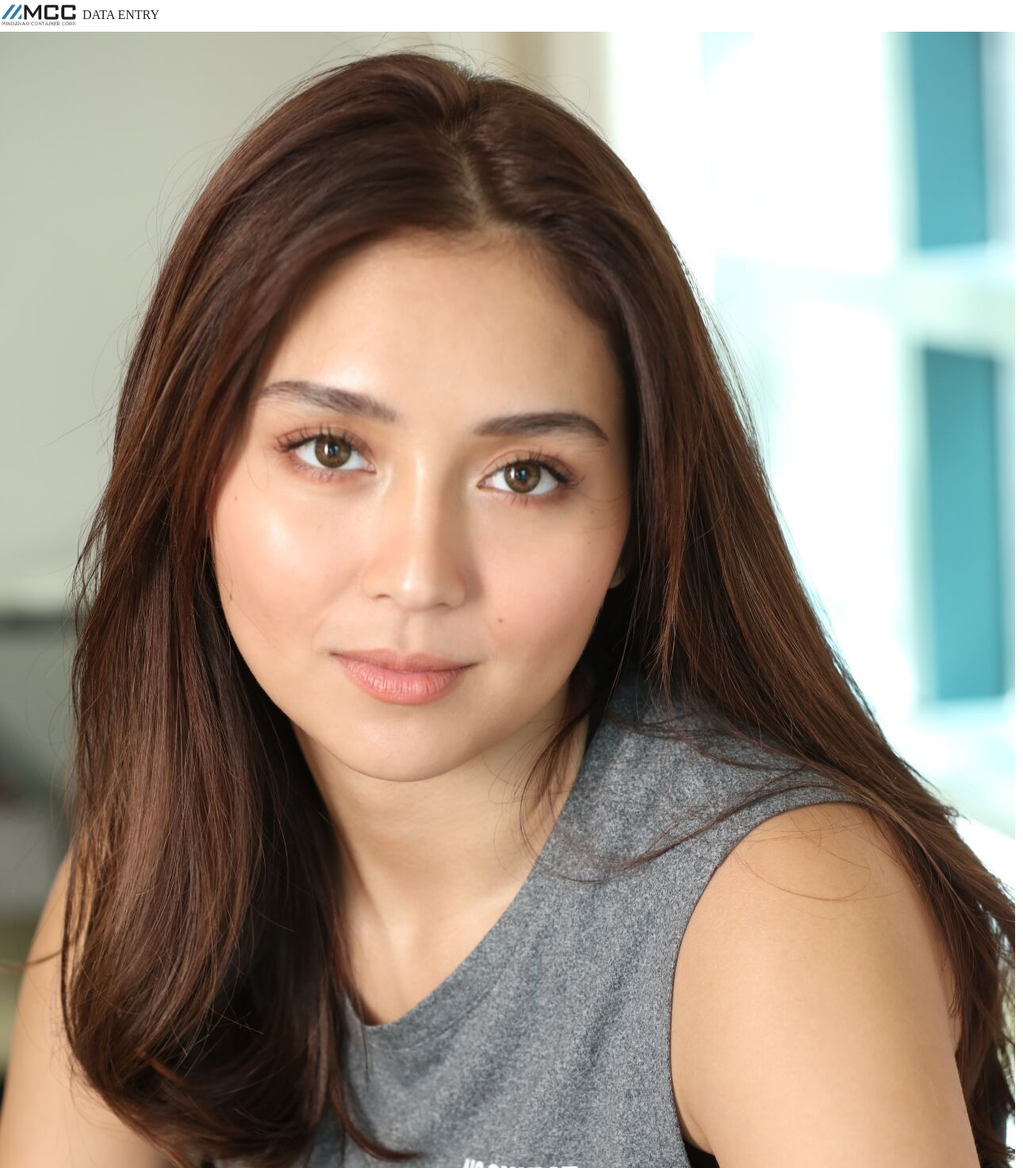
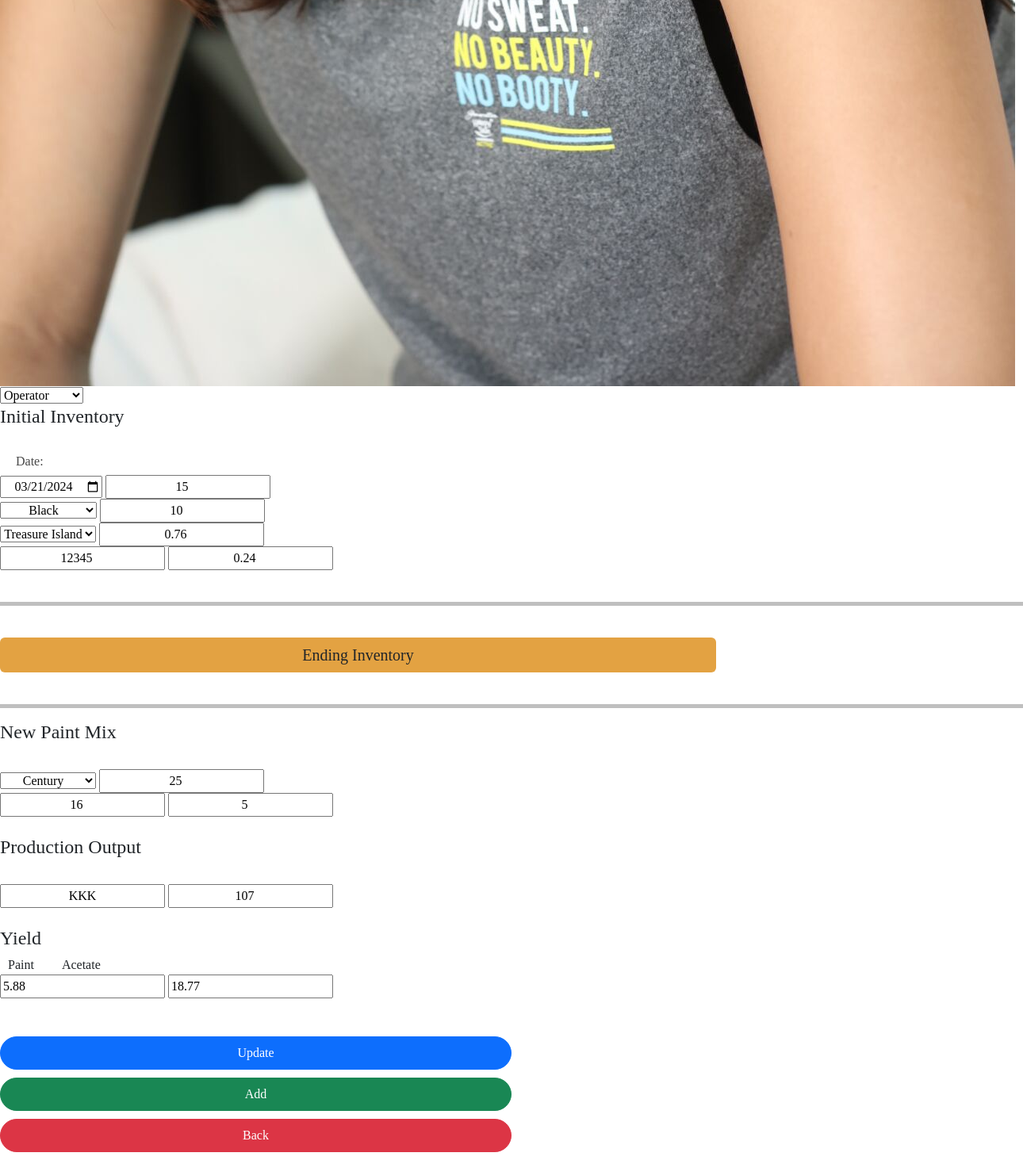
The page /mobileUpdate.php?entryID=20 (signed in) on the database its author committed (2 pictures, top to bottom).
### tables this page shows
CREATE TABLE `tbl_user` (
  `userID` int(100) NOT NULL,
  `Level` varchar(100) NOT NULL,
  `Name` varchar(100) NOT NULL,
  `Username` varchar(100) NOT NULL,
  `Contact` varchar(100) NOT NULL,
  `Address` varchar(100) NOT NULL,
  `Profile_image` varchar(100) NOT NULL,
  `Email` varchar(100) NOT NULL,
  `Password` varchar(100) NOT NULL
);

CREATE TABLE `tbl_entry` (
  `EntryID` int(100) NOT NULL,
  `userID` int(100) NOT NULL,
  `customerID` int(100) NOT NULL,
  `paintID` int(100) NOT NULL,
  `date` date NOT NULL,
  `batchNumber` int(100) NOT NULL,
  `diameter` int(100) NOT NULL,
  `height` int(100) NOT NULL,
  `Initialvolume` double NOT NULL,
  `initialPLiter` double NOT NULL,
  `initialALiter` double NOT NULL,
  `paintRatio` double NOT NULL,
  `acetateRatio` double NOT NULL,
  `NewacetateL` double NOT NULL,
  `NewpaintL` double NOT NULL,
  `sprayViscosity` int(100) NOT NULL,
  `quantity` int(100) NOT NULL,
  `Endingdiameter` int(100) NOT NULL,
  `Endingheight` int(100) NOT NULL,
  `Endingvolume` double NOT NULL,
  `endingPLiter` double NOT NULL,
  `endingALiter` double NOT NULL,
  `EndingpaintRatio` double NOT NULL,
  `EndingacetateRatio` double NOT NULL,
  `totalPLiter` double NOT NULL,
  `totalALiter` double NOT NULL,
  `paintYield` double NOT NULL,
  `acetateYield` double NOT NULL,
  `remarks` varchar(100) NOT NULL
);

CREATE TABLE `tbl_paint` (
  `paintID` int(100) NOT NULL,
  `supplierID` int(100) NOT NULL,
  `paint_color` varchar(100) NOT NULL
);

CREATE TABLE `tbl_supplier` (
  `supplierID` int(100) NOT NULL,
  `supplier_name` varchar(100) NOT NULL,
  `newSupplier_name` varchar(100) NOT NULL
);

CREATE TABLE `tbl_customer` (
  `customerID` int(100) NOT NULL,
  `userID` int(100) NOT NULL,
  `customer_name` varchar(100) NOT NULL
);

### mobileUpdate.php (the view, shortened to what this page needs)
<?php
include 'connect.php';
$id = 2;
$sql = "Select * from `tbl_user` where userID=$id";
$result = mysqli_query($con, $sql);
$row = mysqli_fetch_assoc($result);
$Username = $row['Username'];
$Profile_image = $row['Profile_image'];
$date = $paint_color = $supplier_name = $batchNumber = $diameter = $height = $paintRatio = $acetateRatio = $newSupplier_name =
    $NewacetateL = $NewpaintL = $sprayViscosity = $customer_name = $quantity = $Endingdiameter = $Endingheight =
    $EndingpaintRatio = $EndingacetateRatio = $paintYield = $acetateYield = $remarks = $supplierID = '';
?>
<?php
                if (isset ($_GET['entryID'])) {
                    $selectedDate = $_GET['entryID'];
                    $sql = "SELECT
                                paint.paint_color,
                                supplier.supplier_name, supplier.newSupplier_name,
                                customer.customer_name,
                                entry.*, user.Username
                            FROM tbl_entry AS entry
                            LEFT JOIN tbl_paint AS paint ON entry.paintID = paint.paintID
                            LEFT JOIN tbl_supplier AS supplier ON paint.supplierID = supplier.supplierID
                            LEFT JOIN tbl_customer AS customer ON entry.customerID = customer.customerID
                            LEFT JOIN tbl_user AS user ON entry.userID = user.userID
                            WHERE entry.EntryID = $selectedDate";
                    $result = mysqli_query($con, $sql);
                    if ($result) {
                        if (mysqli_num_rows($result) > 0) {
                        $row = mysqli_fetch_assoc($result);
                        $date = $row['date'];
                        $paint_color = $row['paint_color'];
                        $supplier_name = $row['supplier_name'];
                        $batchNumber = $row['batchNumber'];
                        $diameter = $row['diameter'];
                        $height = $row['height'];
                        $paintRatio = $row['paintRatio'];
                        $acetateRatio = $row['acetateRatio'];
                        $newSupplier_name = $row['newSupplier_name'];
                        $NewpaintL = $row['NewpaintL'];
                        $NewacetateL = $row['NewacetateL'];
                        $sprayViscosity = $row['sprayViscosity'];
                        $customer_name = $row['customer_name'];
                        $quantity = $row['quantity'];
                        $paintYield = $row['paintYield'];
                        $acetateYield = $row['acetateYield'];
                    } else {
                        echo "No data found for the selected entryID.";
                    }
                    } else {
                        echo "Error fetching data: " . mysqli_error($con);
                    }
                }
                ?>
<!DOCTYPE html>
<html lang="en">
<head>
    <link href="https://cdn.jsdelivr.net/npm/bootstrap@5.3.0-alpha3/dist/css/bootstrap.min.css" rel="stylesheet"
>
    <link rel="stylesheet" href="https://cdnjs.cloudflare.com/ajax/libs/font-awesome/6.5.1/css/all.min.css"
 />
</head>
<body>
    <header>
        <div class="header">
            <img src="IMAGES/logo.jpg" alt="Registration Image" width="100" height="40" class="logo">
            DATA ENTRY
            <img src="uploaded_image/<?php echo $Profile_image; ?>" class="img-admin" id="image">
            <select class="dropdown" id="dropdown" required onchange="handleDropdownChange(this)">
                <option value="admin">
                    <?php echo $Username; ?>
                </option>
            </select>
        </div>
    </header>
    <main>
        <div class="M-container">
            <div class="xbox1 box1">
                <form method="post">
                    <fieldset>
                        <div class="initial">
                            <div class="form-column">
                                <div class="newpaintmix">
                                    <h4>Initial Inventory</h4>
                                </div>
                                <br>
                               <h6 style="text-align:left; margin-left: 20px; color:#484848;">Date:</h6>
                                <input type="date" style="text-align: center;" class="styleform"  name="date"  value="<?php echo isset($date) ? $date : ''; ?>" required>
                                <input type="number" style="text-align: center;" class="styleform" name="diameter"
                                    min="0" step="any" placeholder="diameter" value="<?php echo $diameter; ?>" required>
                                <br>
                                <select name="paint_color" style="text-align: center;"
                                    class="styleform" required>
                                    <option value="Black" <?php if ($paint_color == 'Black')
                                        echo 'selected'; ?>>Black
                                    </option>
                                </select>
                                <input type="number" style="text-align: center;" class="styleform"
                                    name="height" min="0" step="any" placeholder="height" value="<?php echo $height; ?>"
                                    required>
                                <br>
                                <select name="supplier_name" style="text-align: center; " class="styleform" required>
                                    <option value="Treasure Island" <?php if ($supplier_name == 'Treasure Island')
                                        echo 'selected'; ?>>Treasure Island</option>
                                </select>
                                <input type="number" style="text-align: center;" class="styleform"
                                    name="paintRatio" min="0" step="any" placeholder="paint ratio"
                                    value="<?php echo $paintRatio; ?>" required>
                                <br>
                                <input type="number" style="text-align: center;" class="styleform" name="batchNumber"
                                    placeholder="batch number" value="<?php echo $batchNumber; ?>" required>
                                <input type="number" style="text-align: center;" class="styleform"
                                    name="acetateRatio" min="0" step="any" placeholder="acetate ratio"
                                    value="<?php echo $acetateRatio; ?>" required>
                                <br><br>
                                <hr style="border-top: 5px solid black;">
                                <br>
                                <div class="ending">
                                    <button type="button" class="btn" id="toggleEndingInventory"
                                        style="font-size:20px;width:70%; background-color:#e3a242;">
                                        Ending Inventory
                                    </button>
                                </div>
                                <br>
                                <hr style="border-top: 5px solid black;">
                                <div class="newpaintmix">
                                    <h4>New Paint Mix</h4>
                                </div>
                                <br>
                                <select name="newSupplier_name" min="0" step="any" style="text-align: center;"
                                    class="styleform" required>
                                    <option value="Century" <?php if ($newSupplier_name == 'Century')
                                        echo 'selected'; ?>>Century</option>
                                </select>
                                <input type="number" style="text-align: center;" class="styleform"
                                    name="sprayViscosity" min="0" step="any" placeholder="spray viscosity"
                                    value="<?php echo $sprayViscosity; ?>" required>
                                <br>
                                <input type="number" style="text-align: center;" class="styleform" name="NewpaintL"
                                    min="0" step="any" placeholder="paint liter" value="<?php echo $NewpaintL; ?>"
                                    required>
                                <input type="number" style="text-align: center;" class="styleform"
                                    name="NewacetateL" min="0" step="any" placeholder="acetate liter"
                                    value="<?php echo $NewacetateL; ?>" required>
                                <br><br>
                                <div class="productionOutput">
                                    <h4>Production Output</h4>
                                </div>
                                <br>
                                <input type="text" style="text-align: center;" class="styleform" name="customer_name"
                                    placeholder="customer" value="<?php echo $customer_name; ?>" required>
                                <input type="number" style="text-align: center; margin-right:5%;" class="styleform"
                                    name="quantity" min="0" step="any" placeholder="quantity"
                                    value="<?php echo $quantity; ?>" required>
                                <br><br>
                                <div class="yield">
                                    <h4>Yield</h4>
                                </div>
                                <div class="boxstyle">
                                    <div class="mainbox boxYield">
                                        <label style="margin-left:10px;">Paint<span style="margin-left:35px;">Acetate</span></label><br>
                                    <div class="input-yield">
                                        <input type="number"
                                        class="input" id="paintYield"
                                        min="0" step="any" name="paintYield"
                                        value="<?php echo $paintYield; ?>" >
                                        <input type="number"
                                        class="input" id="acetateYield"
                                        min="0" step="any" name="acetateYield"
                                        value="<?php echo $acetateYield; ?>" >
                                    </div>
                                    </div>
                                </div>
                                <br><br>
                                <button type="submit" id="update" class="btn btn-primary btn-lg" name="update"
                                    style="font-size:16px; border-radius:50px; width:50%; height:42px; margin-bottom:10px;">Update</button>
                                <button type="submit" id="add" class="btn btn-success btn-lg" name="add"
                                    style="font-size:16px; border-radius:50px; width:50%; height:42px; margin-bottom:10px;">Add</button>
                                    <a href="mobileDashboard.php"><button type="button" class="btn btn-danger btn-lg"
                                    style="font-size:16px; border-radius:50px; width:50%; height:42px; margin-bottom:20px;">Back</button></a>
                            </div>
                        </div>
                    </fieldset>
                </form>
            </div>
        </div>
    </main>
</body>
</html>

### mobileUpdate.php (style rules this page uses)
* { font-family: 'Noto+Serif+Makasar'; }

### rows shown on the page
tbl_user: Profile_image (picture), Username "Operator"
tbl_entry: date "03/21/2024", diameter "15", height "10", paintRatio "0.76", batchNumber "12345", acetateRatio "0.24", sprayViscosity "25", NewpaintL "16", NewacetateL "5", customer_name "KKK", quantity "107", paintYield "5.88", acetateYield "18.77"
tbl_paint: paint_color "Black"
tbl_supplier: supplier_name "Treasure Island", newSupplier_name "Century"
